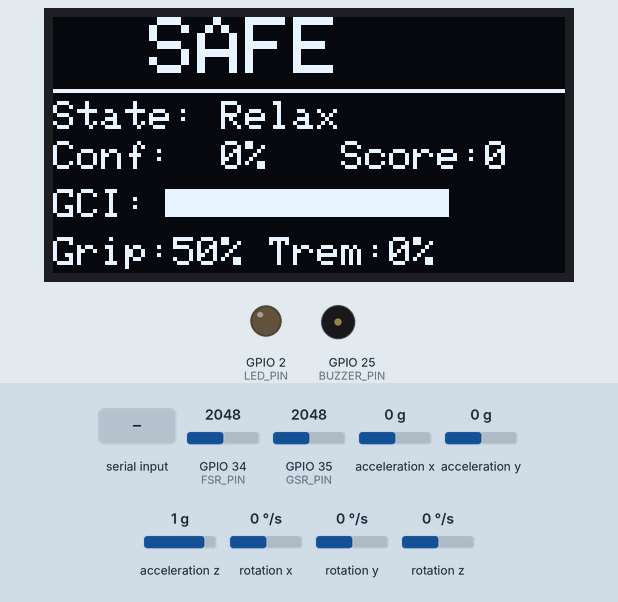
A sketch run on a simulated ESP32. Parts: 128×64 one-colour display, output pins drawn as LEDs (lit = HIGH), buzzer (waves = sounding). Wiring (inferred from the names in the program): MPU-6050 motion sensor at I2C address 0x68. The test bench sets the inputs (shaded band); at power-on: acceleration x 0 g, GPIO 34 (FSR_PIN) = 2048, acceleration y 0 g, GPIO 35 (GSR_PIN) = 2048, acceleration z 1 g, rotation x 0 °/s, rotation y 0 °/s, rotation z 0 °/s (analog values on the 0–4095 scale). What the sketch prints to the serial monitor is not drawn.

Above: at 4.4 s.
4.5 s: acceleration x set to -1.4 g
At 5.02 s:
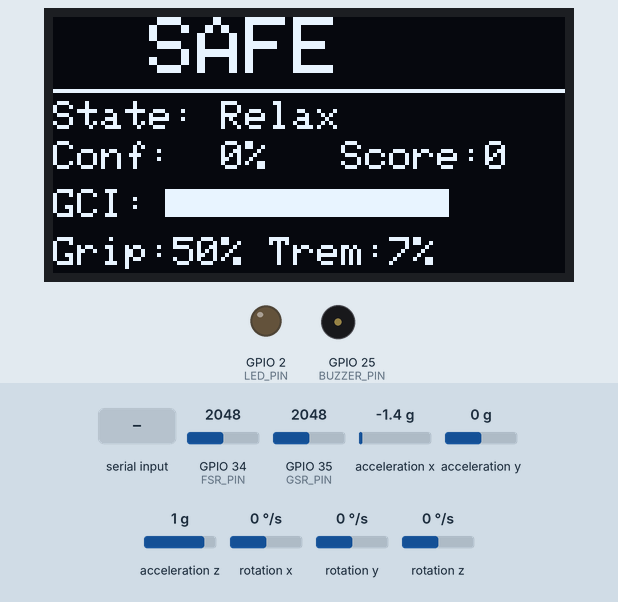
6.3 s: "ALERT:90\n" received over Serial
At 6.76 s:
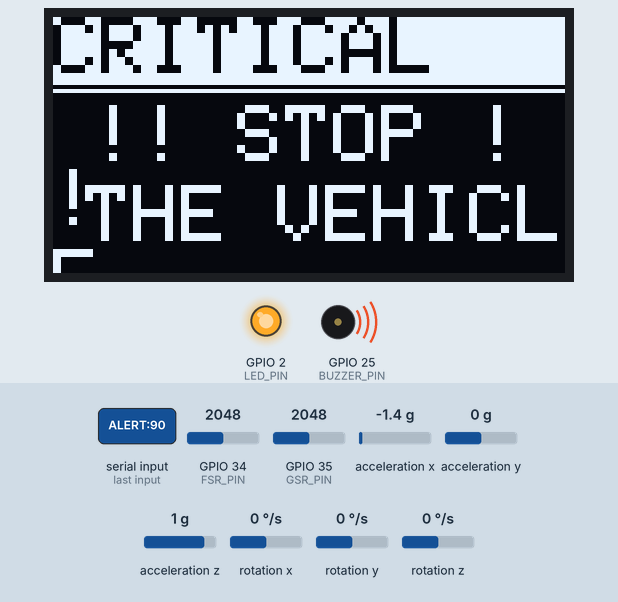
8.4 s: "ALERT:\n" received over Serial
At 9.6 s:
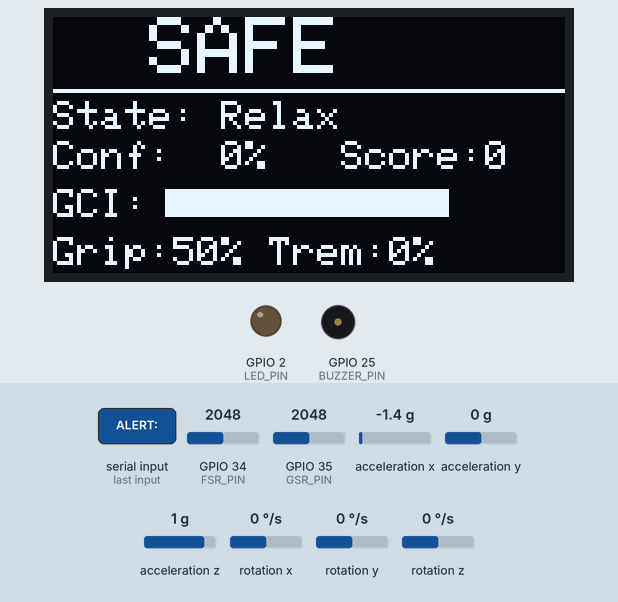
9.9 s: GPIO 34 (FSR_PIN) set to 2866
At 10.7 s:
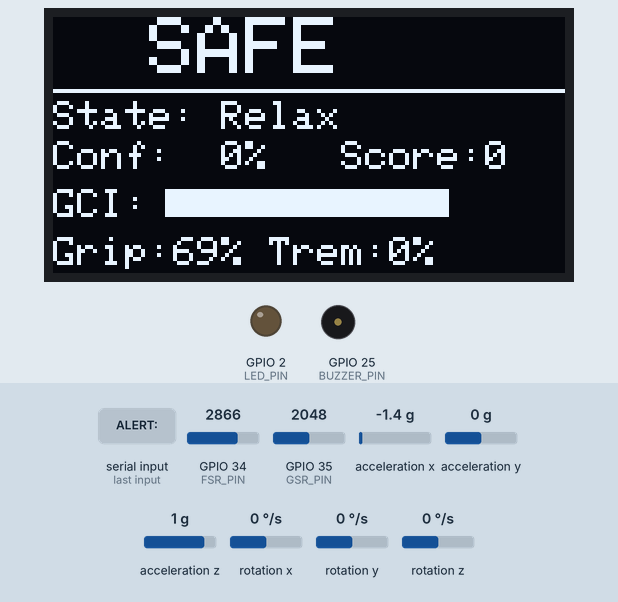
11.9 s: GPIO 34 (FSR_PIN) set to 122
At 13.5 s:
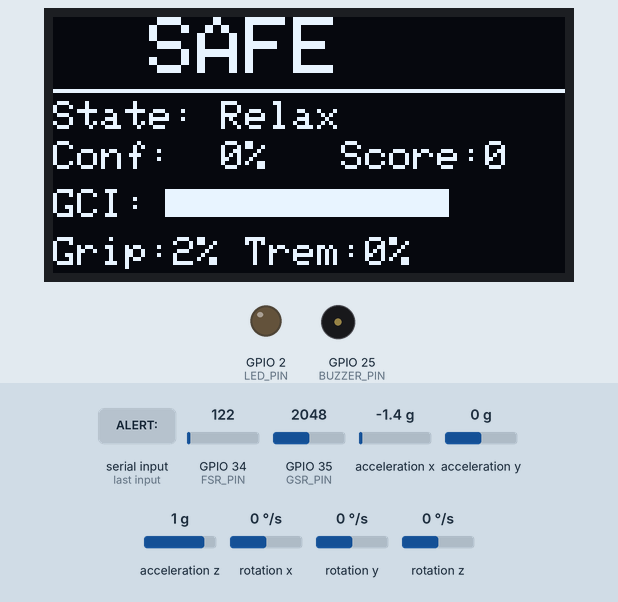
13.8 s: acceleration y set to -1.4 g
At 14.13 s:
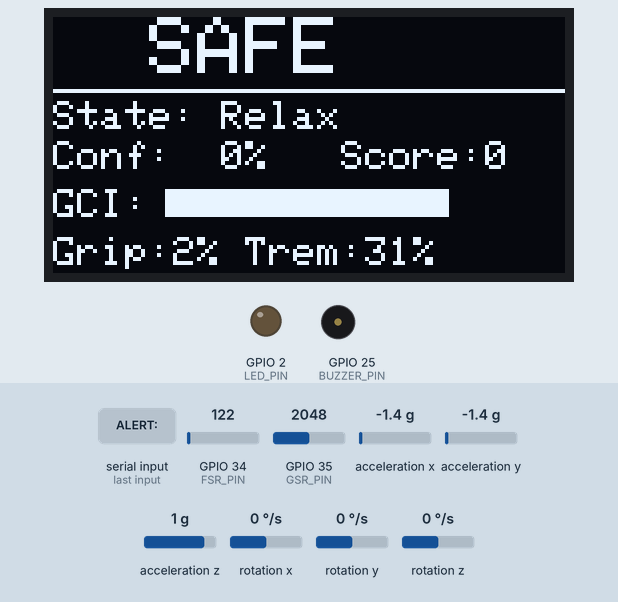
Timing chart, 0 to 16.7 s (numbered marks = the images above; inputs shaded):
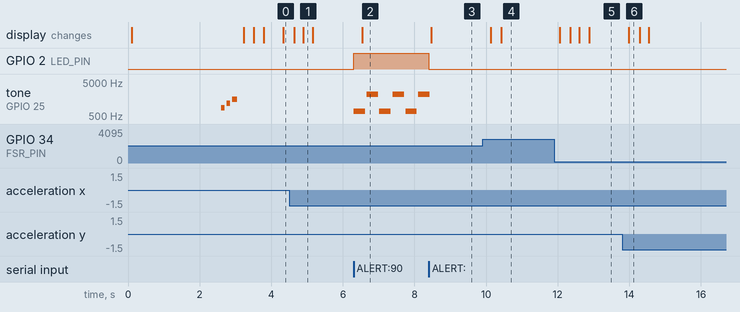

Measured:
- after the input at 4.5 s, the display: first changes after 0.14 s (image 1 shows a later state)
- after the input at 6.3 s, GPIO 2 (LED_PIN): LOW → HIGH at once; tone on GPIO 25 (BUZZER_PIN): silent → 700 Hz at once, then repeats every 0.71 s: silent 0.03 s, 2200 Hz 0.32 s, silent 0.04 s, 700 Hz 0.32 s; the display: changes after 0.24 s (image 2)
- after the input at 8.4 s, GPIO 2 (LED_PIN): HIGH → LOW at once; tone on GPIO 25 (BUZZER_PIN): goes on until 8.4 s, then stays silent; the display: changes after 0.07 s (image 3)
- after the input at 9.9 s, the display: first changes after 0.23 s (image 4 shows a later state)
- after the input at 11.9 s, the display: first changes after 0.16 s (image 5 shows a later state)
- after the input at 13.8 s, the display: changes after 0.19 s (image 6)

The sketch:

neurogrip_esp32.ino
```cpp
// ============================================================
//  NeuroGrip ESP32 firmware  v3.0
//
//  What changed from v2.5
//   1. The MPU is read 100 times a second, the
//      slow part (gravity, steady tilt) is removed, and the leftover
//      shaking is turned into a 0-1 "tremor level" once every 50 ms.
//      If the MPU6050 isn't found at boot, it falls back to the GPIO32 pot,
//      so the board still works exactly like before.
//
//   3. Compiles on both ESP32 Arduino core 2.x and 3.x (the timer API
//      changed in 3.x, which is what a fresh Arduino IDE installs).
//   4. No library needed for the MPU6050 (plain Wire register reads).
//
//  Serial protocol is UNCHANGED:  ESP32 -> PC  "fsr gsr tremor\n" (0-1 floats)
//                                 PC -> ESP32  "ALERT:n"  and  "DISP:State|conf|score|gci"
//  At boot it also prints "MPU_OK" or "MPU_MISSING_USING_POT".
// ============================================================

#include <Arduino.h>
#include <Wire.h>
#include <Adafruit_GFX.h>
#include <Adafruit_SSD1306.h>
#include <esp_arduino_version.h>
#include <freertos/FreeRTOS.h>
#include <freertos/task.h>
#include <freertos/semphr.h>

// ---------------- pins ----------------
#define FSR_PIN     34
#define GSR_PIN     35
#define TREMOR_PIN  32      // fallback pot, used only if the MPU6050 isn't found
#define BUZZER_PIN  25
#define LED_PIN      2

// ---------------- OLED ----------------
#define OLED_W      128
#define OLED_H       64
#define OLED_RESET   -1
#define OLED_ADDR  0x3C
Adafruit_SSD1306 display(OLED_W, OLED_H, &Wire, OLED_RESET);
bool oled_ok = false;

// ---------------- MPU6050 ----------------
#define MPU_ADDR        0x68     // 0x69 if the AD0 pin is tied to 3.3V
#define MPU_RATE_HZ     100
// Full-scale values: the shaking level that maps to tremor = 1.0.
// Tune these with collect_data.py's sensor check: holding the wheel still
// should read roughly 0.00-0.10, deliberate trembling 0.4-0.9.
#define TREMOR_ACC_FS_G     0.50f    // vibration in g
#define TREMOR_GYRO_FS_DPS  240.0f    // rotation jitter in degrees/second
bool mpu_ok = false;

// ---------------- sampling ----------------
#define SAMPLE_RATE_HZ  20
#define EMA_ALPHA       0.35f

// ---------------- shared state ----------------
volatile int alert_level   = 0;      // 0 SAFE, 1 CAUTION, 2 WARNING, 3 CRITICAL
String       state_label   = "Relax";
float        confidence    = 0.0f;
float        fatigue_score = 0.0f;
float        gci_val       = 1.0f;

typedef struct {
  float fsr_norm, gsr_norm, tremor_norm;
  float stress_score;
} ProcessedSample_t;

ProcessedSample_t latest_proc = {0};
SemaphoreHandle_t latest_proc_mutex;
SemaphoreHandle_t stress_mutex;
SemaphoreHandle_t data_ready_sem;
SemaphoreHandle_t i2c_mutex;         // NEW: OLED + MPU share the bus
SemaphoreHandle_t tremor_mutex;      // NEW: protects the tremor accumulators
hw_timer_t*       sample_timer = NULL;

// tremor accumulators (filled by mpuTask, emptied by sensorTask every 50 ms)
double trem_acc_sq = 0, trem_gyro_sq = 0;
uint32_t trem_count = 0;
float last_tremor = 0.0f;

// ============================================================
//  TIMER ISR (20 Hz)
// ============================================================
void IRAM_ATTR onSampleTimer() {
  BaseType_t xHigher = pdFALSE;
  xSemaphoreGiveFromISR(data_ready_sem, &xHigher);
  if (xHigher) portYIELD_FROM_ISR();
}

// ============================================================
//  ADC READ (oversampled, 0-1)
// ============================================================
inline float read_normalized(int pin) {
  uint32_t sum = 0;
  for (int i = 0; i < 4; i++) {
    sum += analogRead(pin);
    delayMicroseconds(30);
  }
  return (sum / 4) / 4095.0f;
}

float ema_fsr = 0, ema_gsr = 0, ema_trem = 0;
inline float ema_filter(float prev, float nv) {
  return EMA_ALPHA * nv + (1.0f - EMA_ALPHA) * prev;
}

// ============================================================
//  MPU6050 low-level helpers (call with i2c_mutex held)
// ============================================================
bool mpuWrite(uint8_t reg, uint8_t val) {
  Wire.beginTransmission(MPU_ADDR);
  Wire.write(reg);
  Wire.write(val);
  return Wire.endTransmission() == 0;
}

bool mpuInit() {
  Wire.beginTransmission(MPU_ADDR);
  if (Wire.endTransmission() != 0) return false;        // nothing answered at 0x68
  bool ok = true;
  ok &= mpuWrite(0x6B, 0x00);   // wake up, internal clock
  delay(50);
  ok &= mpuWrite(0x19, 0x09);   // sample rate = 1 kHz / (1+9) = 100 Hz
  ok &= mpuWrite(0x1A, 0x03);   // digital low-pass ~44 Hz (keeps the 3-12 Hz tremor band)
  ok &= mpuWrite(0x1B, 0x08);   // gyro  +/-500 dps  (65.5 LSB per dps)
  ok &= mpuWrite(0x1C, 0x00);   // accel +/-2 g      (16384 LSB per g)
  return ok;
}

bool mpuRead(float &ax, float &ay, float &az, float &gx, float &gy, float &gz) {
  Wire.beginTransmission(MPU_ADDR);
  Wire.write(0x3B);
  if (Wire.endTransmission(false) != 0) return false;
  if (Wire.requestFrom((uint8_t)MPU_ADDR, (uint8_t)14) != 14) return false;
  int16_t raw[7];
  for (int i = 0; i < 7; i++) {
    uint8_t hi = Wire.read();            // read high byte first, then low
    uint8_t lo = Wire.read();            // (two separate statements: C++ doesn't fix the order inside one expression)
    raw[i] = (int16_t)((hi << 8) | lo);
  }
  ax = raw[0] / 16384.0f; ay = raw[1] / 16384.0f; az = raw[2] / 16384.0f;
  // raw[3] is temperature, unused
  gx = raw[4] / 65.5f;    gy = raw[5] / 65.5f;    gz = raw[6] / 65.5f;
  return true;
}

// ============================================================
//  TASK: MPU (Core 1, priority 3) — 100 Hz
//  Removes gravity / slow tilt with a slow average, keeps the shaking.
// ============================================================
void mpuTask(void* param) {
  float g_avg = 1.0f;                      // slow average of |acceleration| (gravity)
  float gx_avg = 0, gy_avg = 0, gz_avg = 0; // slow average of rotation (gyro offset / steering)
  bool first = true;
  TickType_t last = xTaskGetTickCount();
  for (;;) {
    vTaskDelayUntil(&last, pdMS_TO_TICKS(1000 / MPU_RATE_HZ));
    float ax, ay, az, gx, gy, gz;
    bool ok;
    xSemaphoreTake(i2c_mutex, portMAX_DELAY);
    ok = mpuRead(ax, ay, az, gx, gy, gz);
    xSemaphoreGive(i2c_mutex);
    if (!ok) continue;

    float amag = sqrtf(ax * ax + ay * ay + az * az);
    if (first) { g_avg = amag; gx_avg = gx; gy_avg = gy; gz_avg = gz; first = false; }
    g_avg  = 0.90f * g_avg  + 0.10f * amag;   // ~0.1 s: slow movement is removed, fast tremor stays
    gx_avg = 0.90f * gx_avg + 0.10f * gx;
    gy_avg = 0.90f * gy_avg + 0.10f * gy;
    gz_avg = 0.90f * gz_avg + 0.10f * gz;

    float a_hp = amag - g_avg;
    float dgx = gx - gx_avg, dgy = gy - gy_avg, dgz = gz - gz_avg;

    xSemaphoreTake(tremor_mutex, portMAX_DELAY);
    trem_acc_sq  += a_hp * a_hp;
    trem_gyro_sq += dgx * dgx + dgy * dgy + dgz * dgz;
    trem_count++;
    xSemaphoreGive(tremor_mutex);
  }
}

// Tremor level for the last 50 ms window, 0-1 (called by sensorTask)
float takeTremorLevel() {
  double a_sq, g_sq; uint32_t n;
  xSemaphoreTake(tremor_mutex, portMAX_DELAY);
  a_sq = trem_acc_sq; g_sq = trem_gyro_sq; n = trem_count;
  trem_acc_sq = 0; trem_gyro_sq = 0; trem_count = 0;
  xSemaphoreGive(tremor_mutex);
  if (n == 0) return last_tremor;                   // no new MPU sample yet: hold last value
  float a_rms = sqrt(a_sq / n);
  float g_rms = sqrt(g_sq / n);
  float lvl = fmaxf(a_rms / TREMOR_ACC_FS_G, g_rms / TREMOR_GYRO_FS_DPS);
  last_tremor = constrain(lvl, 0.0f, 1.0f);
  return last_tremor;
}

// ============================================================
//  TASK: SENSOR (Core 1, priority 4) — 20 Hz
// ============================================================
void sensorTask(void* param) {
  for (;;) {
    if (xSemaphoreTake(data_ready_sem, portMAX_DELAY) == pdTRUE) {
      float rf = read_normalized(FSR_PIN);
      float rg = read_normalized(GSR_PIN);

      ema_fsr = ema_filter(ema_fsr, rf);
      ema_gsr = ema_filter(ema_gsr, rg);
      if (mpu_ok) {
        // light smoothing only: the RMS window already averages, and heavy
        // smoothing would blur short tremor bursts
        ema_trem = 0.6f * takeTremorLevel() + 0.4f * ema_trem;
      } else {
        ema_trem = ema_filter(ema_trem, read_normalized(TREMOR_PIN));
      }

      ProcessedSample_t p;
      p.fsr_norm     = ema_fsr;
      p.gsr_norm     = ema_gsr;
      p.tremor_norm  = ema_trem;
      p.stress_score = 0;

      xSemaphoreTake(latest_proc_mutex, portMAX_DELAY);
      latest_proc = p;
      xSemaphoreGive(latest_proc_mutex);
    }
  }
}

// ============================================================
//  PARSE COMMANDS FROM PYTHON (unchanged)
// ============================================================
void parseIncoming(String line) {
  line.trim();
  if (line.startsWith("ALERT:")) {
    int lvl = line.substring(6).toInt();
    lvl = constrain(lvl, 0, 3);
    xSemaphoreTake(stress_mutex, portMAX_DELAY);
    alert_level = lvl;
    xSemaphoreGive(stress_mutex);
    digitalWrite(LED_PIN, lvl >= 2 ? HIGH : LOW);
    return;
  }
  if (line.startsWith("DISP:")) {
    String p = line.substring(5);
    int d1 = p.indexOf('|');
    int d2 = p.indexOf('|', d1 + 1);
    int d3 = p.indexOf('|', d2 + 1);
    if (d1 > 0 && d2 > 0 && d3 > 0) {
      xSemaphoreTake(stress_mutex, portMAX_DELAY);
      state_label   = p.substring(0, d1);
      confidence    = p.substring(d1 + 1, d2).toFloat();
      fatigue_score = p.substring(d2 + 1, d3).toFloat();
      gci_val       = p.substring(d3 + 1).toFloat();
      xSemaphoreGive(stress_mutex);
    }
    return;
  }
}

// ============================================================
//  TASK: COMMS (Core 0, priority 3) (unchanged)
// ============================================================
void commsTask(void* param) {
  unsigned long last_send = 0, last_hb = 0;
  uint32_t count = 0;
  String inBuf = "";
  for (;;) {
    unsigned long now = millis();
    if (now - last_send >= (1000 / SAMPLE_RATE_HZ)) {
      last_send = now;
      xSemaphoreTake(latest_proc_mutex, portMAX_DELAY);
      ProcessedSample_t p = latest_proc;
      xSemaphoreGive(latest_proc_mutex);
      Serial.printf("%.4f %.4f %.4f\n", p.fsr_norm, p.gsr_norm, p.tremor_norm);
      count++;
    }
    if (now - last_hb >= 5000) {
      Serial.print("HB "); Serial.println(count);
      last_hb = now;
    }
    while (Serial.available()) {
      char c = (char)Serial.read();
      if (c == '\n') {
        if (inBuf.length() > 0) { parseIncoming(inBuf); inBuf = ""; }
      } else {
        inBuf += c;
        if (inBuf.length() > 80) inBuf = "";
      }
    }
    vTaskDelay(pdMS_TO_TICKS(5));
  }
}

// ============================================================
//  TASK: BUZZER (Core 1, priority 1) (unchanged behaviour)
// ============================================================
void buzzerTask(void* param) {
  bool siren_toggle = false;
  unsigned long last_beep = 0;
  for (;;) {
    unsigned long now = millis();
    xSemaphoreTake(stress_mutex, portMAX_DELAY);
    int al = alert_level;
    xSemaphoreGive(stress_mutex);
    switch (al) {
      case 0: noTone(BUZZER_PIN); break;
      case 1:
        if (now - last_beep > 3000) { tone(BUZZER_PIN, 800, 200); last_beep = now; }
        break;
      case 2:
        if (now - last_beep > 1500) {
          tone(BUZZER_PIN, 1200, 120);
          vTaskDelay(pdMS_TO_TICKS(200));
          tone(BUZZER_PIN, 1200, 120);
          last_beep = now;
        }
        break;
      case 3:
        if (now - last_beep > 350) {
          tone(BUZZER_PIN, siren_toggle ? 2200 : 700, 320);
          siren_toggle = !siren_toggle;
          last_beep = now;
        }
        break;
    }
    vTaskDelay(pdMS_TO_TICKS(20));
  }
}

// ============================================================
//  OLED
// ============================================================
const char* ALERT_BANNER[] = {"  SAFE  ", "CAUTION ", "WARNING ", "CRITICAL"};

void updateOLED() {
  if (!oled_ok) return;

  xSemaphoreTake(stress_mutex, portMAX_DELAY);
  int al = alert_level; String st = state_label;
  float conf = confidence, score = fatigue_score, gci = gci_val;
  xSemaphoreGive(stress_mutex);

  xSemaphoreTake(latest_proc_mutex, portMAX_DELAY);
  float fsr = latest_proc.fsr_norm, trem = latest_proc.tremor_norm;
  xSemaphoreGive(latest_proc_mutex);

  // drawing happens in RAM; only display.display() uses the I2C bus
  display.clearDisplay();
  display.setTextColor(SSD1306_WHITE);
  display.setTextSize(2);
  if (al == 3) {
    display.fillRect(0, 0, 128, 17, SSD1306_WHITE);
    display.setTextColor(SSD1306_BLACK);
  }
  display.setCursor(0, 0);
  display.print(ALERT_BANNER[al]);
  display.setTextColor(SSD1306_WHITE);
  display.drawLine(0, 18, 128, 18, SSD1306_WHITE);
  display.setTextSize(1);

  if (al == 0 || al == 1) {
    display.setCursor(0, 21);
    display.print("State: "); display.print(st.substring(0, 9));
    display.setCursor(0, 31);
    display.print("Conf:  "); display.print((int)(conf * 100));
    display.print("%   Score:"); display.print((int)score);
    display.setCursor(0, 43);
    display.print("GCI:");
    int bar = constrain((int)(gci * 70.0f), 0, 70);
    display.drawRect(28, 43, 71, 7, SSD1306_WHITE);
    if (bar > 0) display.fillRect(28, 43, bar, 7, SSD1306_WHITE);
    display.setCursor(0, 55);
    display.print("Grip:"); display.print((int)(fsr * 100));
    display.print("% Trem:"); display.print((int)(trem * 100));
    display.print(mpu_ok ? "%" : "%p");    // "p" = tremor is the pot fallback
  } else if (al == 2) {
    display.setTextSize(2);
    display.setCursor(4, 22);  display.print("SLOW DOWN");
    display.setCursor(0, 42);  display.print("TAKE A BREAK");
  } else {
    display.setTextSize(2);
    display.setCursor(10, 22); display.print("!! STOP !!");
    display.setCursor(8, 42);  display.print("THE VEHICLE");
  }

  xSemaphoreTake(i2c_mutex, portMAX_DELAY);
  display.display();
  xSemaphoreGive(i2c_mutex);
}

void oledTask(void* param) {
  for (;;) {
    updateOLED();
    vTaskDelay(pdMS_TO_TICKS(250));
  }
}

void splashScreen() {
  if (!oled_ok) return;
  display.clearDisplay();
  display.setTextColor(SSD1306_WHITE);
  display.setTextSize(2);
  display.setCursor(4, 2);   display.print("NeuroGrip");
  display.setTextSize(1);
  display.setCursor(10, 22); display.print("Driver Safety v3.0");
  display.setCursor(14, 34); display.print("Janavi & Hardik");
  display.setCursor(10, 46); display.print(mpu_ok ? "MPU6050: OK" : "MPU6050: not found");
  display.display();
  delay(2500);
}

// ============================================================
//  SETUP
// ============================================================
void setup() {
  Serial.begin(115200);
  pinMode(LED_PIN, OUTPUT);
  pinMode(BUZZER_PIN, OUTPUT);
  analogReadResolution(12);
  analogSetAttenuation(ADC_11db);

  // FreeRTOS objects first (the I2C mutex is needed below)
  latest_proc_mutex = xSemaphoreCreateMutex();
  stress_mutex      = xSemaphoreCreateMutex();
  i2c_mutex         = xSemaphoreCreateMutex();
  tremor_mutex      = xSemaphoreCreateMutex();
  data_ready_sem    = xSemaphoreCreateBinary();

  // I2C devices (no tasks running yet, so no mutex needed here)
  Wire.begin(21, 22);
  Wire.setClock(400000);
  mpu_ok  = mpuInit();
  oled_ok = display.begin(SSD1306_SWITCHCAPVCC, OLED_ADDR);
  Serial.println(mpu_ok ? "MPU_OK" : "MPU_MISSING_USING_POT");
  if (!oled_ok) Serial.println("OLED_MISSING");
  else splashScreen();

  // 20 Hz sampling timer (API differs between ESP32 core 2.x and 3.x)
#if defined(ESP_ARDUINO_VERSION_MAJOR) && ESP_ARDUINO_VERSION_MAJOR >= 3
  sample_timer = timerBegin(1000000);                        // 1 MHz tick
  timerAttachInterrupt(sample_timer, &onSampleTimer);
  timerAlarm(sample_timer, 1000000 / SAMPLE_RATE_HZ, true, 0);
#else
  sample_timer = timerBegin(0, 80, true);                    // 1 MHz tick
  timerAttachInterrupt(sample_timer, &onSampleTimer, true);
  timerAlarmWrite(sample_timer, 1000000 / SAMPLE_RATE_HZ, true);
  timerAlarmEnable(sample_timer);
#endif

  // startup chime
  tone(BUZZER_PIN, 880, 100);  delay(150);
  tone(BUZZER_PIN, 1175, 100); delay(150);
  tone(BUZZER_PIN, 1568, 150); delay(300);

  // Core 1: sensors, MPU, buzzer, OLED.  Core 0: serial.
  xTaskCreatePinnedToCore(sensorTask, "Sensor", 3072, NULL, 4, NULL, 1);
  if (mpu_ok) xTaskCreatePinnedToCore(mpuTask, "MPU", 3072, NULL, 3, NULL, 1);
  xTaskCreatePinnedToCore(buzzerTask, "Buzzer", 2048, NULL, 1, NULL, 1);
  xTaskCreatePinnedToCore(oledTask,   "OLED",   3072, NULL, 1, NULL, 1);
  xTaskCreatePinnedToCore(commsTask,  "Comms",  4096, NULL, 3, NULL, 0);

  Serial.println("NEUROGRIP_READY");
}

void loop() {
  vTaskDelay(portMAX_DELAY);
}
```
